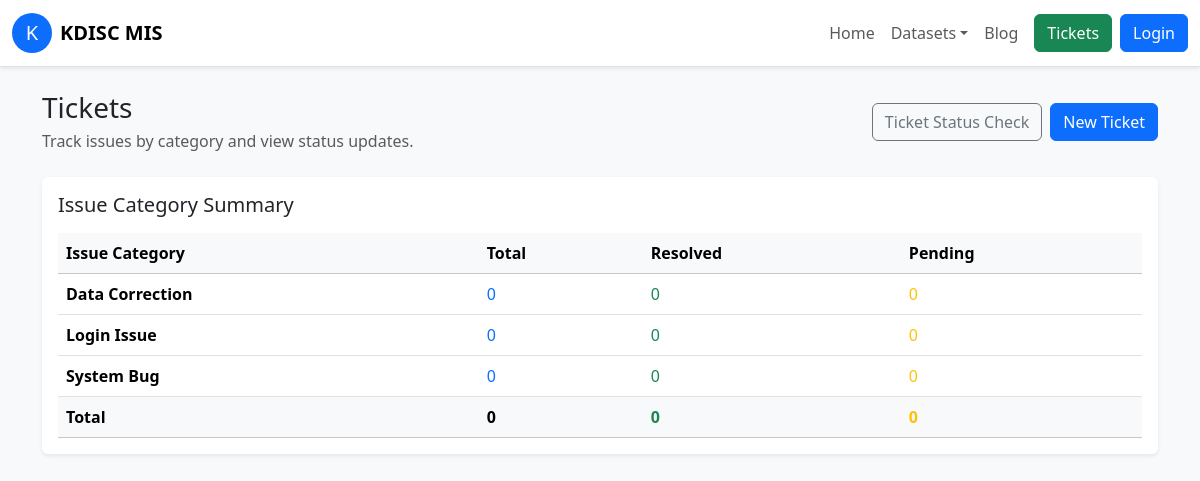
/tickets.php, run on the app's committed database.
### tables this page shows
CREATE TABLE IF NOT EXISTS issue_categories (
    id INT AUTO_INCREMENT PRIMARY KEY,
    name VARCHAR(150) NOT NULL UNIQUE,
    description VARCHAR(255) NULL,
    status ENUM('active','inactive') NOT NULL DEFAULT 'active',
    created_at TIMESTAMP DEFAULT CURRENT_TIMESTAMP
);

### src/auth.php (called while the page is built, shortened)
<?php
function current_user(): ?array
{
    return $_SESSION['user'] ?? null;
}
function is_logged_in(): bool
{
    return current_user() !== null;
}

### src/tickets.php (called while the page is built, shortened)
<?php
function fetch_ticket_category_summary(mysqli $conn): array
{
    $query = "SELECT c.id, c.name, " .
        "COUNT(t.id) AS total_count, " .
        "SUM(CASE WHEN t.status = 'Resolved' THEN 1 ELSE 0 END) AS resolved_count, " .
        "SUM(CASE WHEN t.status = 'Pending' THEN 1 ELSE 0 END) AS pending_count " .
        "FROM issue_categories c " .
        "LEFT JOIN tickets t ON t.category_id = c.id " .
        "GROUP BY c.id, c.name " .
        "ORDER BY c.name";
    $result = $conn->query($query);
    return $result->fetch_all(MYSQLI_ASSOC);
}

### public/tickets.php (the view)
<?php
require_once __DIR__ . '/../src/tickets.php';
$conn = db_connect();
$categorySummary = fetch_ticket_category_summary($conn);
$summaryTotals = [
    'total' => 0,
    'resolved' => 0,
    'pending' => 0,
];
foreach ($categorySummary as $summary) {
    $summaryTotals['total'] += (int) $summary['total_count'];
    $summaryTotals['resolved'] += (int) $summary['resolved_count'];
    $summaryTotals['pending'] += (int) $summary['pending_count'];
}
include __DIR__ . '/partials/header.php';
?>
<div class="d-flex flex-wrap align-items-center justify-content-between gap-3 mb-4">
    <div>
        <h1 class="h3 mb-1">Tickets</h1>
        <p class="text-muted mb-0">Track issues by category and view status updates.</p>
    </div>
    <div class="d-flex flex-wrap gap-2">
        <a class="btn btn-outline-secondary" href="/ticket_status_check.php">Ticket Status Check</a>
        <a class="btn btn-primary" href="/new_ticket.php">New Ticket</a>
    </div>
</div>
<div class="card border-0 shadow-sm mb-4">
    <div class="card-body">
        <h2 class="h5 mb-3">Issue Category Summary</h2>
        <?php if (empty($categorySummary)): ?>
            <div class="alert alert-info mb-0">No issue categories are available yet.</div>
        <?php else: ?>
            <div class="card-table">
                <table class="table align-middle mb-0">
                    <thead class="table-light">
                        <tr>
                            <th scope="col">Issue Category</th>
                            <th scope="col">Total</th>
                            <th scope="col">Resolved</th>
                            <th scope="col">Pending</th>
                        </tr>
                    </thead>
                    <tbody>
                        <?php foreach ($categorySummary as $summary): ?>
                            <tr>
                                <td class="fw-semibold"><?php echo htmlspecialchars($summary['name']); ?></td>
                                <td>
                                    <a class="text-decoration-none" href="/ticket_status_check.php?category=<?php echo urlencode((string) $summary['id']); ?>&status=all&search=1">
                                        <?php echo (int) $summary['total_count']; ?>
                                    </a>
                                </td>
                                <td>
                                    <span class="text-success"><?php echo (int) $summary['resolved_count']; ?></span>
                                </td>
                                <td>
                                    <span class="text-warning"><?php echo (int) $summary['pending_count']; ?></span>
                                </td>
                            </tr>
                        <?php endforeach; ?>
                        <tr class="table-light">
                            <td class="fw-semibold">Total</td>
                            <td class="fw-semibold"><?php echo $summaryTotals['total']; ?></td>
                            <td class="fw-semibold text-success"><?php echo $summaryTotals['resolved']; ?></td>
                            <td class="fw-semibold text-warning"><?php echo $summaryTotals['pending']; ?></td>
                        </tr>
                    </tbody>
                </table>
            </div>
        <?php endif; ?>
    </div>
</div>
<?php include __DIR__ . '/partials/footer.php'; ?>

### public/partials/header.php (shortened to what this page needs)
<?php
require_once __DIR__ . '/../../src/auth.php';
?>
<!doctype html>
<html lang="en">
<head>
    <link href="https://cdn.jsdelivr.net/npm/bootstrap@5.3.3/dist/css/bootstrap.min.css" rel="stylesheet">
    <link rel="stylesheet" href="/assets/styles.css">
</head>
<body>
<nav class="navbar navbar-expand-lg navbar-light bg-white border-bottom shadow-sm sticky-top">
    <div class="container-fluid">
        <a class="navbar-brand d-flex align-items-center" href="/">
            <span class="bg-primary text-white rounded-circle d-inline-flex justify-content-center align-items-center me-2" style="width:40px; height:40px;">K</span>
            <span class="fw-bold">KDISC MIS</span>
        </a>
        <div class="collapse navbar-collapse" id="mainNav">
            <ul class="navbar-nav ms-auto mb-2 mb-lg-0 align-items-lg-center">
                <li class="nav-item"><a class="nav-link" href="/">Home</a></li>
                <li class="nav-item dropdown">
                    <a class="nav-link dropdown-toggle" href="#" role="button" data-bs-toggle="dropdown" aria-expanded="false">Datasets</a>
                </li>
                <li class="nav-item"><a class="nav-link" href="/blog.php">Blog</a></li>
                <li class="nav-item"><a class="btn btn-success ms-lg-2" href="/ticket_status_check.php">Tickets</a></li>
                <?php if (is_logged_in()): ?>
                    <?php $navUser = current_user(); ?>
                    <?php $navChildRole = $navUser ? child_role_for($navUser['role']) : null; ?>
                    <li class="nav-item dropdown">
                        <a class="nav-link dropdown-toggle" href="#" role="button" data-bs-toggle="dropdown" aria-expanded="false">Settings</a>
                        <ul class="dropdown-menu dropdown-menu-end">
                            <li>
                                <a class="dropdown-item" href="/settings_users.php">
                                    <?php echo htmlspecialchars($navChildRole ? role_label($navChildRole) : 'User management'); ?>
                                </a>
                            </li>
                            <?php if ($navUser && $navUser['role'] === ROLE_SUPER_ADMIN): ?>
                                <li><a class="dropdown-item" href="/settings_masters.php">Master data</a></li>
                            <?php endif; ?>
                        </ul>
                    </li>
                    <li class="nav-item"><a class="nav-link" href="/admin.php">Dashboard</a></li>
                    <li class="nav-item"><a class="btn btn-outline-secondary ms-lg-2" href="/logout.php">Logout</a></li>
                <?php else: ?>
                    <li class="nav-item"><a class="btn btn-primary ms-lg-2" href="/login.php">Login</a></li>
                <?php endif; ?>
            </ul>
        </div>
    </div>
</nav>
<div class="container my-4">

### public/partials/footer.php (shortened to what this page needs)
</div>
</body>
</html>

### public/assets/styles.css (style rules this page uses)
body { background-color: #f8f9fa; }
.card-table { overflow-x: auto; }

### data on the page
issue_categories: name "Data Correction", total_count "0", resolved_count "0", pending_count "0"
issue_categories: name "Login Issue", total_count "0", resolved_count "0", pending_count "0"
issue_categories: name "System Bug", total_count "0", resolved_count "0", pending_count "0"

### other printed values
$summaryTotals['total'] "0"
$summaryTotals['resolved'] "0"
$summaryTotals['pending'] "0"
